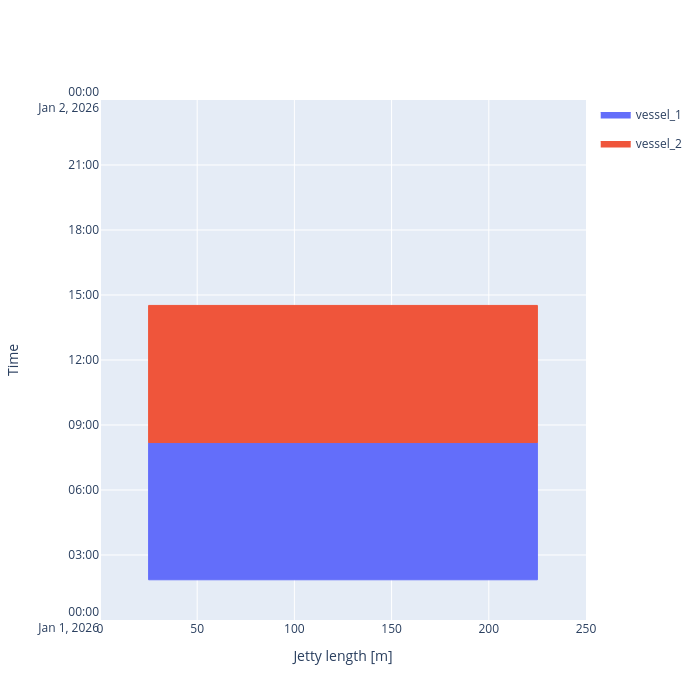

Notebook code for this chart:
### Markdown cell above
##### Berth output
We can plot the occupancy of berths over time

### Code cell
fig = jetty.plot_berth_occupation(time_stop = pd.Timestamp('2026-01-02'), style = 'plotly')
fig

### Figure 1 — Plotly figure (JSON) as saved in the notebook; plotly's stock layout.template omitted (floating-point values rounded to 4 significant figures; data arrays with more than 128 entries replaced by an {"elided": "..."} marker saying what was removed)
{"data": [{"fill": "toself", "fillcolor": "#636EFA", "hoverinfo": "skip", "legendgroup": "e382c5a1-6acc-4489-bc48-3d78c23f7e14", "line": {"color": "#636EFA", "width": 1}, "mode": "lines", "name": "vessel_1", "showlegend": true, "type": "scatter", "x": [25, 25, 225, 225, 25], "y": ["2026-01-01T01:51:21.666667", "2026-01-01T08:11:06.666667", "2026-01-01T08:11:06.666667", "2026-01-01T01:51:21.666667", "2026-01-01T01:51:21.666667"]}, {"customdata": {"elided": "420x9 mixed values"}, "hovertemplate": "<b>%{customdata[0]}</b><br>Length (L): %{customdata[1]} m<br>Beam (B): %{customdata[2]} m<br>Draft (T): %{customdata[3]} m<br>Operation ID: %{customdata[4]}<br>Position: %{customdata[5]}–%{customdata[6]} m<br>Start: %{customdata[7]|%d %b %Y %H:%M}<br>End: %{customdata[8]|%d %b %Y %H:%M}<br><extra></extra>", "legendgroup": "e382c5a1-6acc-4489-bc48-3d78c23f7e14", "marker": {"color": "#636EFA", "opacity": 0, "size": 12}, "mode": "markers", "showlegend": false, "type": "scatter", "x": {"elided": "420 float values"}, "y": {"elided": "420 str values"}}, {"fill": "toself", "fillcolor": "#EF553B", "hoverinfo": "skip", "legendgroup": "8bb220d1-d099-442b-9758-d3374bd38984", "line": {"color": "#EF553B", "width": 1}, "mode": "lines", "name": "vessel_2", "showlegend": true, "type": "scatter", "x": [25, 25, 225, 225, 25], "y": ["2026-01-01T08:11:22", "2026-01-01T14:31:07", "2026-01-01T14:31:07", "2026-01-01T08:11:22", "2026-01-01T08:11:22"]}, {"customdata": {"elided": "420x9 mixed values"}, "hovertemplate": "<b>%{customdata[0]}</b><br>Length (L): %{customdata[1]} m<br>Beam (B): %{customdata[2]} m<br>Draft (T): %{customdata[3]} m<br>Operation ID: %{customdata[4]}<br>Position: %{customdata[5]}–%{customdata[6]} m<br>Start: %{customdata[7]|%d %b %Y %H:%M}<br>End: %{customdata[8]|%d %b %Y %H:%M}<br><extra></extra>", "legendgroup": "8bb220d1-d099-442b-9758-d3374bd38984", "marker": {"color": "#EF553B", "opacity": 0, "size": 12}, "mode": "markers", "showlegend": false, "type": "scatter", "x": {"elided": "420 float values"}, "y": {"elided": "420 str values"}}], "layout": {"height": 700, "width": 700, "xaxis": {"range": [0, 250], "title": {"text": "Jetty length [m]"}}, "yaxis": {"range": ["2026-01-01T00:00:00", "2026-01-02T00:00:00"], "title": {"text": "Time"}}}}
